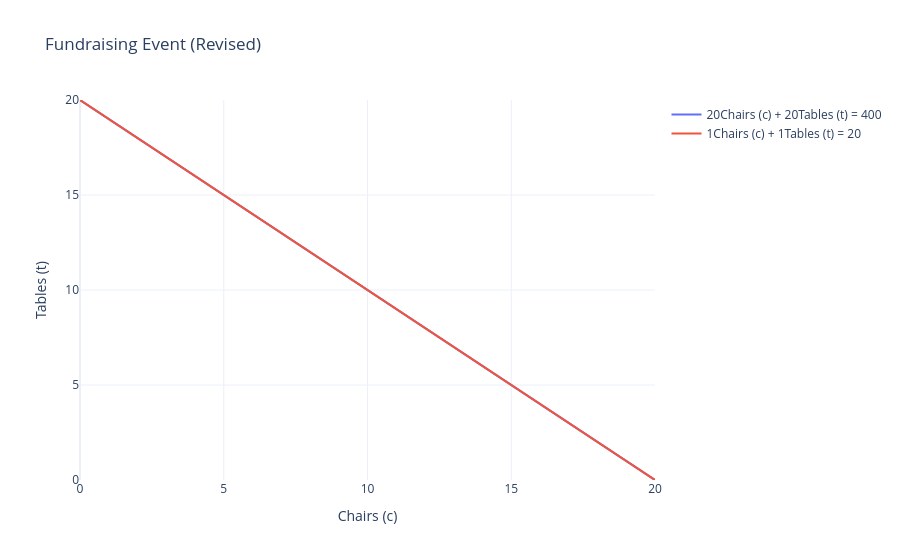

Notebook code cell kept with this figure:
### Markdown cell above
## Infinite Solutions

Let's tweak our problem. 
- There is a discount on tables: they now cost \$20 each. 
- Your budget was cut to \$400.

The problem is now:  
$20 c + 20 t = 400$  
$  c+t = 20$  

Observe what happens with the lines - what does this mean?

### Code cell
A = [[20, 20], [1, 1]]
b = [400, 20]
fig = exe.visual_solve_2d(A, b, labels=['Chairs (c)', 'Tables (t)'], title='Fundraising Event (Revised)', x_range=(0, 20))
fig.show()
